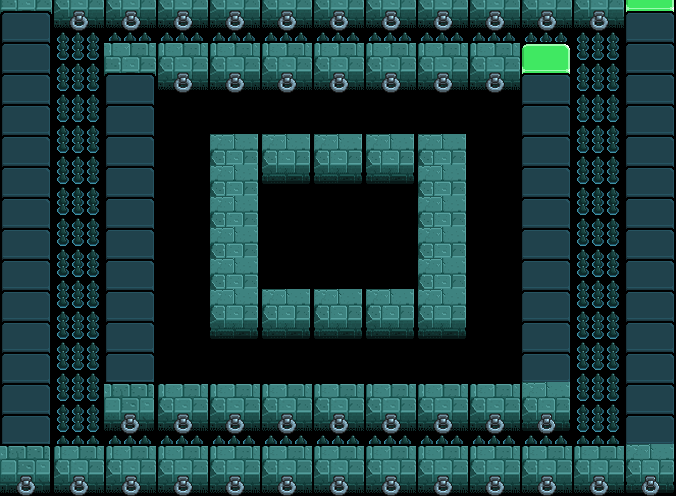

A level layout from a 2D game, rendered from its tile map. Below: a short description, then the map file with tile-grid data replaced by summaries:
An orthogonal 13x16 tile map with 52x31 px tiles, 2 tile layers (map_level_8_2, map_level_8_1), 2 tilesets.

<map version="1.0" orientation="orthogonal" width="13" height="16" tilewidth="52" tileheight="31">
 <tileset firstgid="1" name="map_tile" tilewidth="52" tileheight="52" spacing="2" margin="2">
  <image source="map_tile.png" width="256" height="512" />
 </tileset>
 <tileset firstgid="37" name="map_chap" tilewidth="52" tileheight="32" spacing="2" margin="2">
  <image source="map_chap.png" width="128" height="256" />
 </tileset>
 <layer name="map_level_8_2" width="13" height="16">
  <data>[208 cells, 46 non-empty, 1 distinct tile ids]</data>
 </layer>
 <layer name="map_level_8_1" width="13" height="16">
  <data>[208 cells, 110 non-empty, 7 distinct tile ids]</data>
 </layer>
</map>
